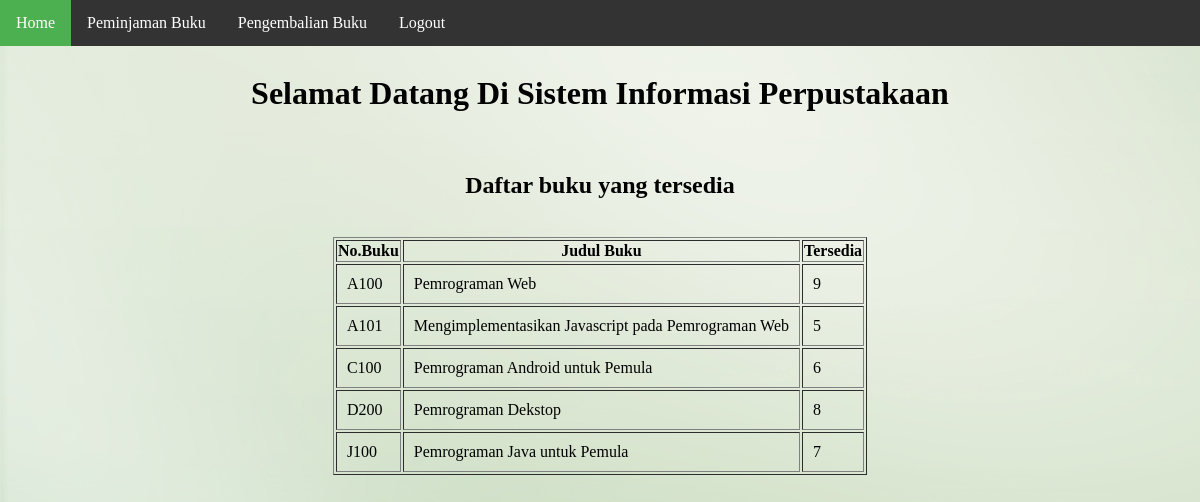
/admin/Home.php (signed in), run on the app's committed database.
### tables this page shows
CREATE TABLE `buku` (
  `idbuku` varchar(15) NOT NULL,
  `Judul` varchar(100) NOT NULL,
  `tersedia` int(11) NOT NULL,
  `jumlahtotal` int(11) NOT NULL
);

### admin/Home.php (the view, shortened to what this page needs)
 <!DOCTYPE html>
 <html>
 <head>
<link rel="stylesheet" type="text/css" href="theme.css">
 </head>
 <body>
 	<ul>
		<li><a class="active" href="Home.php">Home</a></li>
		<li><a href="peminjaman.php">Peminjaman Buku</a></li>
		<li><a href="pengembalian.php">Pengembalian Buku</a></li>
		<li><a href="logout.php">Logout</a></li>
	</ul>
<center>
<br><br><br>
<h1>Selamat Datang Di Sistem Informasi Perpustakaan </h1>
<br>
<h2>Daftar buku yang tersedia </h2>
<table border="all">
	<br>
	<thead>
		<tr>
			<th>No.Buku</th>
			<th>Judul Buku</th>
			<th>Tersedia</th>
		</tr>
	</thead>
<tbody>
<?php
	$con = mysqli_connect("localhost","root", "", "perpus");
	$sql = "Select idbuku, Judul, tersedia from buku";
	$result = mysqli_query($con, $sql);
	if (mysqli_num_rows($result)>0){
		while($row = mysqli_fetch_array($result)) {
			echo '<tr>
		<td>'.$row['idbuku'].'</td>
		<td>'.$row['Judul'].'</td>
		<td>'.$row['tersedia'].'</td>
	</tr>';
		}
	} else {
		echo "0 results";
	}
	?>
</tbody>
</center>
 </body>
 </html>

### admin/theme.css (style rules this page uses)
body { margin: 0px; background-image: url(wallpaper.jpg); }
ul { font-family: verdana; list-style-type: none; margin: 0; padding: 0; overflow: hidden; background-color: #333; position: fixed; top: 0; width: 100%; }
li { float: left; }
li a { display: block; color: white; text-align: center; padding: 14px 16px; text-decoration: none; }
.active { background-color: #4CAF50; }

### admin/Home.php (style rules this page uses)
tr,td { padding: 10px; }

### data on the page
buku: idbuku "A100", Judul "Pemrograman Web", tersedia "9"
buku: idbuku "A101", Judul "Mengimplementasikan Javascript pada Pemrograman Web", tersedia "5"
buku: idbuku "C100", Judul "Pemrograman Android untuk Pemula", tersedia "6"
buku: idbuku "D200", Judul "Pemrograman Dekstop", tersedia "8"
buku: idbuku "J100", Judul "Pemrograman Java untuk Pemula", tersedia "7"
